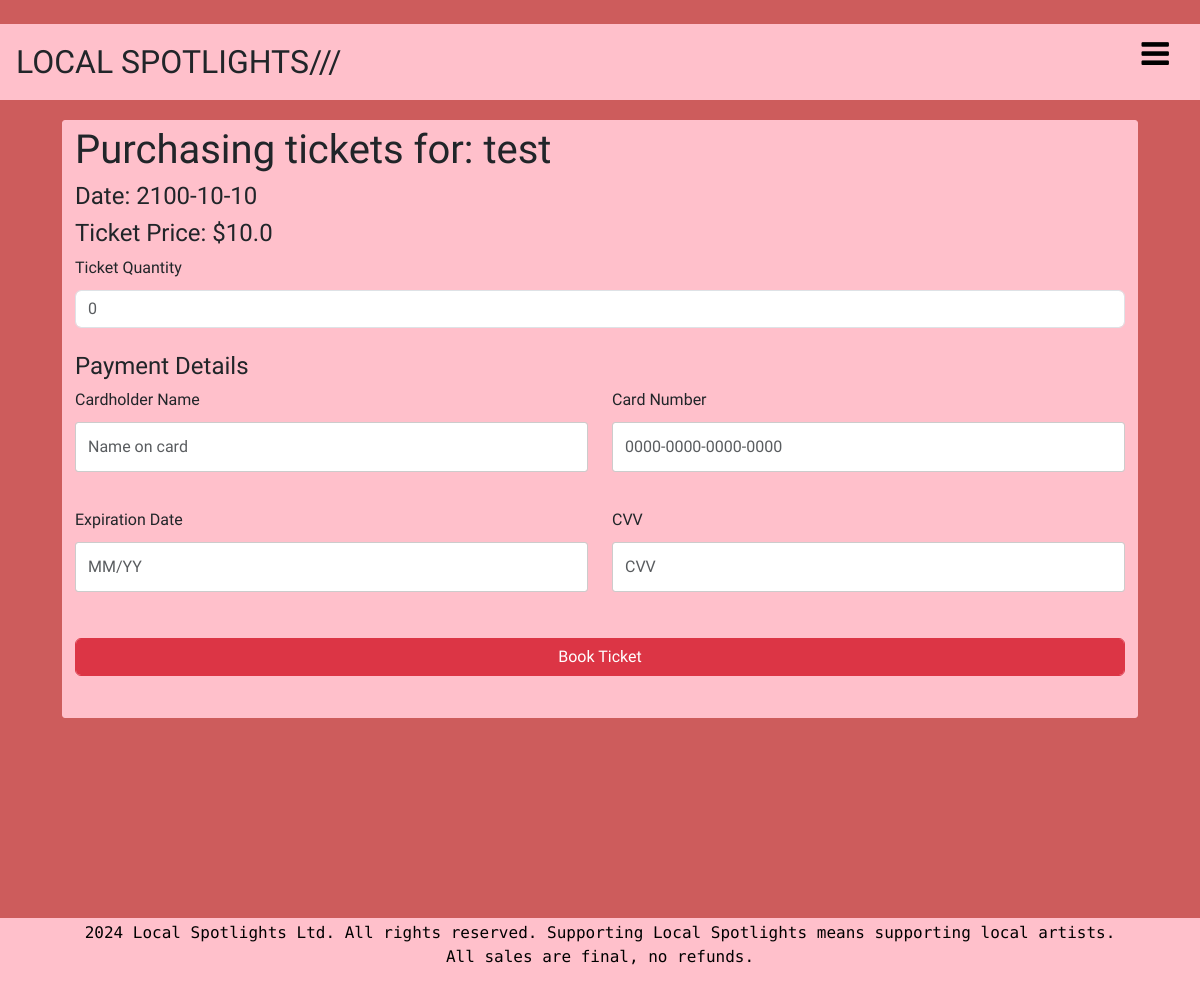
The app's page /events/1/booking (signed in) with its own data.
### local_spotlights/models.py (models this page shows, shortened)
class Event(db.Model):
    __tablename__ = 'events'
    id = db.Column(db.Integer, primary_key=True)
    artist = db.Column(db.String(80))
    description = db.Column(db.String(200))
    img = db.Column(db.String(400))
    genre = db.Column(db.String(100))
    venue = db.Column(db.String(300))
    date = db.Column(db.Date)
    start_time = db.Column(db.Time)
    end_time = db.Column(db.Time)
    ticket_quantity = db.Column(db.Integer)
    ticket_price = db.Column(db.Float(20))
    comments = db.relationship('Comment', backref='event')
    status = db.relationship('EventStatus', backref='event', uselist=False)
    order = db.relationship('Order', backref="event")
    user_id = db.Column(db.Integer, db.ForeignKey('users.id'))

### local_spotlights/events.py (the view, shortened to what this page needs)
@eventbp.route('/<id>/booking', methods = ['GET', 'POST'])
@login_required
def booking(id):
    event = db.session.scalar(db.select(Event).where(Event.id == id))
    if not event:
        abort(404)
    event_status = db.session.scalar(db.select(EventStatus).where(EventStatus.event_id == id))
    if not event_status:
        abort(404)
    form = TicketBookingForm(event_id=id)
    return render_template('events/booking.html', form=form, event=event)

### local_spotlights/forms.py
class TicketBookingForm(FlaskForm):
    ticket_quantity = IntegerField("Ticket Quantity", validators=[InputRequired(), NumberRange(min = 1)])
    cardholder_name = StringField('Cardholder Name', validators=[InputRequired()])
    card_number = StringField('Card Number', validators=[InputRequired(), Length(min=16, max=19)])
    expiration_date = StringField('Expiration Date', validators=[InputRequired(), Regexp(r'^\d{2}/\d{2}$', message='MM/YY format')])
    cvv = StringField('CVV', validators=[InputRequired(), Length(min=3, max=4)])
    submit = SubmitField("Book Ticket")

### local_spotlights/templates/events/booking.html (shortened to what this page needs)
﻿{% extends "base.html" %}
{% from 'bootstrap5/form.html' import render_form %}
{% block head %}
<head>
    {{ super() }}
    <link rel="stylesheet" type="text/css" href="{{url_for('static', filename='styles/booking_style.css')}}" />
</head>
{% endblock head %}
    {% block content %}
    <div class="row" style="margin: 0px 50px 0px 50px;">
        <div class="col-75">
            <div class="container" style="margin-bottom:200px;">
                <h1>Purchasing tickets for: {{event.artist}}</h1>
                <h4>Date: {{event.date}}</h4>
                <h4>Ticket Price: ${{event.ticket_price}}</h4>
                <form method="POST" action="">
                    {{ form.ticket_quantity.label }}
                    {{ form.ticket_quantity(class="form-control", placeholder="0") }}
                    <br>
                    <h4>Payment Details</h4>
                    <div class="row">
                        <div class="col-md-6 mb-3">
                            {{ form.cardholder_name.label }}
                            {{ form.cardholder_name(class="form-control", placeholder="Name on card") }}
                        </div>
                        <div class="col-md-6 mb-3">
                            {{ form.card_number.label }}
                            {{ form.card_number(class="form-control", placeholder="0000-0000-0000-0000") }}
                        </div>
                    </div>
                    <div class="row">
                        <div class="col-md-6 mb-3">
                            {{ form.expiration_date.label }}
                            {{ form.expiration_date(class="form-control", placeholder="MM/YY") }}
                        </div>
                        <div class="col-md-6 mb-3">
                            {{ form.cvv.label }}
                            {{ form.cvv(class="form-control", placeholder="CVV") }}
                        </div>
                    </div>
                    {{ form.submit(class="form-control btn btn-danger") }}
                </form>
            </div>
        </div>
    </div>
    {% endblock content %}

### local_spotlights/static/styles/booking_style.css (style rules this page uses)
body { background-color: indianred !important; font-size: 30px; font-family: Pixelify Sans !important; font-weight: 500; overflow-x: hidden; }
.row { display: -ms-flexbox; display: flex; -ms-flex-wrap: wrap; flex-wrap: wrap; margin: 0 -16px; }
.col-75 { -ms-flex: 75%; flex: 75%; }
.col-25, .col-50, .col-75 { padding: 0 16px; }
.container { background-color: pink; padding: 5px 20px 15px 20px; border: 1px solid pink; border-radius: 3px; }
input[type=text] { width: 100%; margin-bottom: 20px; padding: 12px; border: 1px solid #ccc; border-radius: 3px; }
label { margin-bottom: 10px; display: block; }
.btn { background-color: black; color: darkred; padding: 12px; margin: 10px 0; border: none; width: 100%; border-radius: 3px; cursor: pointer; font-size: 17px; }

### records on screen
Event: artist "test", date "2100-10-10", ticket_price "10.0"
